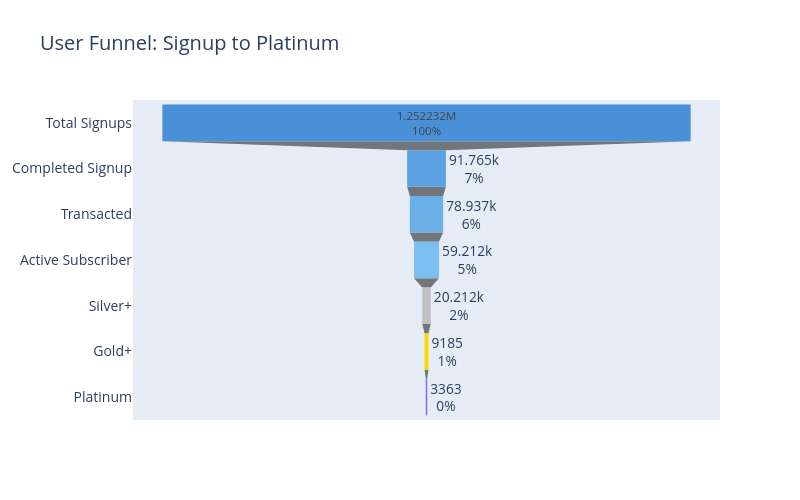

The notebook cell this image was saved under:
### Markdown cell above
---
## 1. Platform Overview: The Funnel Problem

Of 1.25M signups, only 79K ever transact. The vast majority stall at onboarding.

### Code cell
# Funnel visualization
funnel_data = {
    'Stage': ['Total Signups', 'Completed Signup', 'Transacted', 'Active Subscriber',
              'Silver+', 'Gold+', 'Platinum'],
    'Users': [1_252_232, 91_765, 78_937, 59_212, 20_212, 9_185, 3_363]
}
funnel_df = pd.DataFrame(funnel_data)
funnel_df['Pct'] = (funnel_df['Users'] / funnel_df['Users'].iloc[0] * 100).round(2)
funnel_df['Drop'] = funnel_df['Users'].pct_change().fillna(0).apply(lambda x: f"{x:.0%}" if x < 0 else '')

fig = go.Figure(go.Funnel(
    y=funnel_df['Stage'],
    x=funnel_df['Users'],
    textinfo='value+percent initial',
    marker=dict(color=['#4A90D9', '#5BA0E0', '#6CB0E8', '#7BC0F0', '#C0C0C0', '#FFD700', '#7B68EE']),
    connector=dict(line=dict(color='#E8E8E8'))
))
fig.update_layout(
    title='User Funnel: Signup to Platinum',
    height=500, width=800,
    font=dict(size=14)
)
fig.show()

### Figure 1 — Plotly figure (JSON) as saved in the notebook; plotly's stock layout.template omitted (floating-point values rounded to 4 significant figures)
{"data": [{"connector": {"line": {"color": "#E8E8E8"}}, "marker": {"color": ["#4A90D9", "#5BA0E0", "#6CB0E8", "#7BC0F0", "#C0C0C0", "#FFD700", "#7B68EE"]}, "textinfo": "value+percent initial", "type": "funnel", "x": [1252232, 91765, 78937, 59212, 20212, 9185, 3363], "y": ["Total Signups", "Completed Signup", "Transacted", "Active Subscriber", "Silver+", "Gold+", "Platinum"]}], "layout": {"font": {"size": 14}, "height": 500, "title": {"text": "User Funnel: Signup to Platinum"}, "width": 800}}
